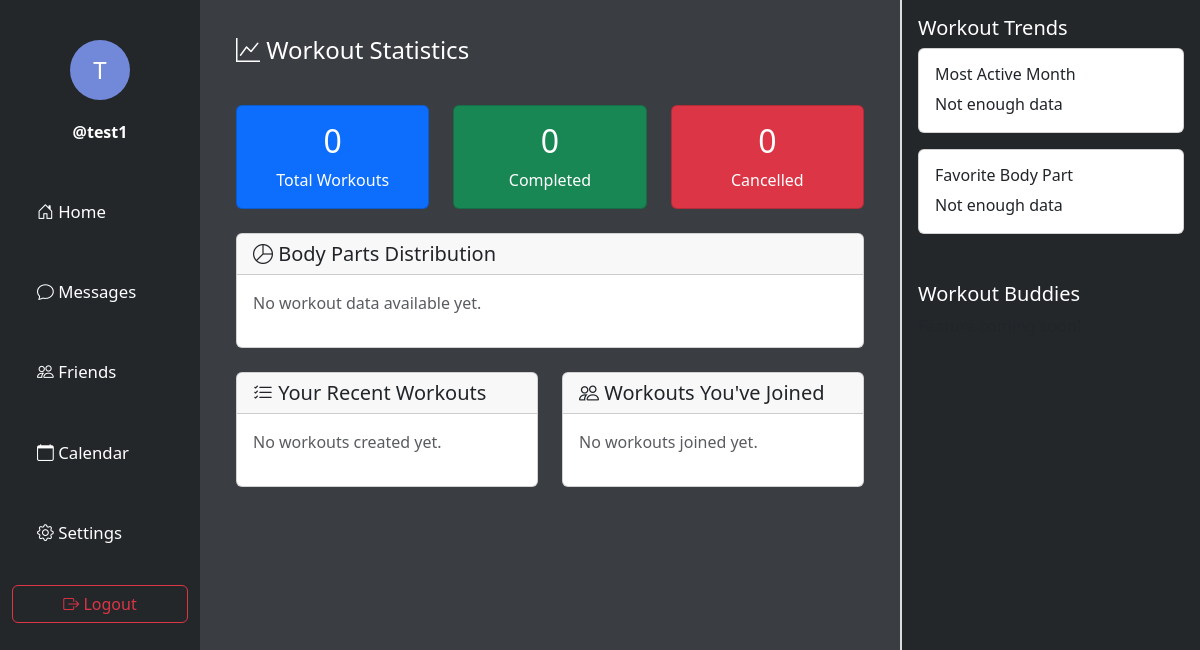
/stats/ (signed in), run on an earlier commit of the app's database.
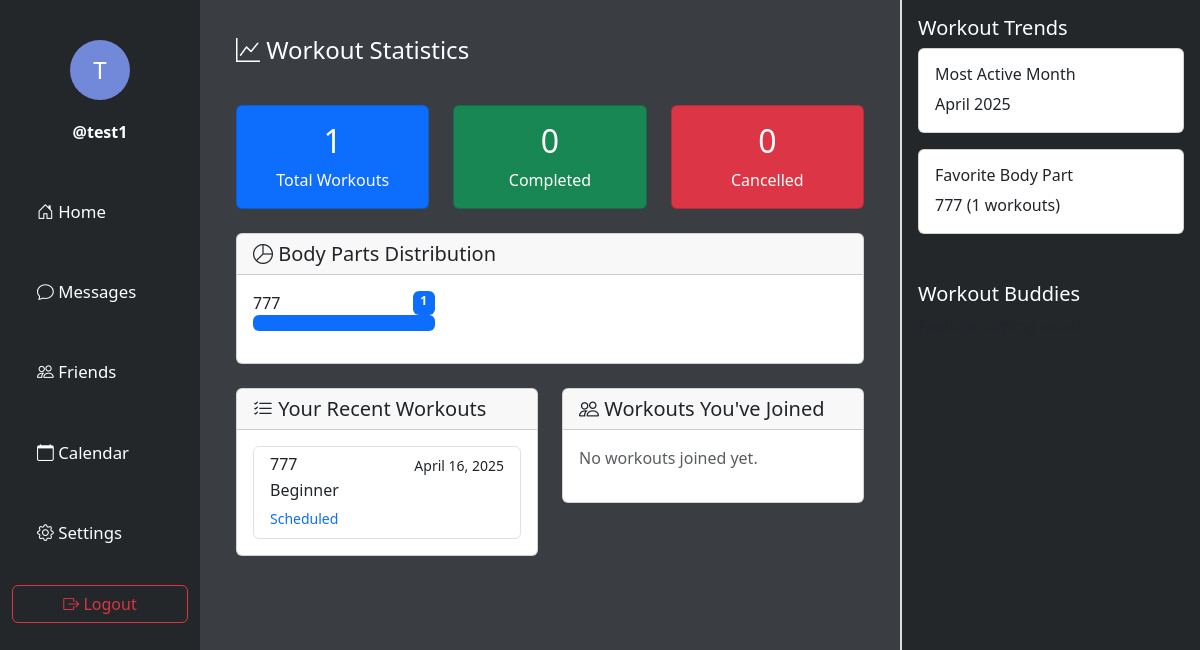
And on a later commit of the database.
### main/models.py (models this page shows, shortened)
class WorkoutRequest(models.Model):
    user = models.ForeignKey(settings.AUTH_USER_MODEL, on_delete=models.CASCADE, related_name="workout_requests")
    date = models.DateField()
    time = models.TimeField()
    body_part = models.CharField(max_length=100)
    experience_level = models.CharField(max_length=50, choices=[('Beginner', 'Beginner'), ('Intermediate', 'Intermediate'), ('Advanced', 'Advanced')])
    max_participants = models.PositiveIntegerField(default=2, validators=[MinValueValidator(2)])
    current_participants = models.IntegerField(default=1)
    is_full = models.BooleanField(default=False)
    is_past = models.BooleanField(default=False)
    created_at = models.DateTimeField(auto_now_add=True)
    updating_participants = models.BooleanField(default=False)

### main/views.py (the view)
# urls.py: path('stats/', views.workout_stats, name='workout_stats'),
@login_required(login_url='login')
def workout_stats(request):
    created_workouts = WorkoutRequest.objects.filter(
        user=request.user
    ).order_by('-date')
    participated_workouts = WorkoutInvitation.objects.filter(
        receiver=request.user,
        status__in=['accepted', 'completed', 'cancelled']
    ).select_related('workout_request').order_by('-created_at')
    total_workouts = created_workouts.count() + participated_workouts.count()
    completed_created = created_workouts.filter(is_past=True).count()
    completed_participated = participated_workouts.filter(status='completed').count()
    total_completed = completed_created + completed_participated
    cancelled_created = WorkoutRequest.objects.filter(
        user=request.user,
        workout_invitations__status='cancelled'
    ).distinct().count()
    cancelled_participated = participated_workouts.filter(status='cancelled').count()
    total_cancelled = cancelled_created + cancelled_participated
    body_parts_data = {}
    for part in created_workouts.values('body_part').annotate(count=Count('body_part')):
        body_parts_data[part['body_part']] = part['count']
    for part in participated_workouts.values('workout_request__body_part').annotate(count=Count('workout_request__body_part')):
        part_name = part['workout_request__body_part']
        if part_name:
            body_parts_data[part_name] = body_parts_data.get(part_name, 0) + part['count']
    body_parts = [{"name": k, "count": v} for k, v in body_parts_data.items()]
    body_parts.sort(key=lambda x: x['count'], reverse=True)
    context = {
        'total_workouts': total_workouts,
        'total_completed': total_completed,
        'total_cancelled': total_cancelled,
        'body_parts': body_parts,
        'created_workouts': created_workouts[:10],  # Show the last 10 workouts
        'participated_workouts': participated_workouts[:10],  # Show the last 10 workouts
    }
    return render(request, 'stats.html', context)

### templates/stats.html (shortened to what the changed rows need)
<!DOCTYPE html>
{% extends 'main.html' %}
{% load static %}
{% block content %}
<div class="container-fluid">
    <div class="row">
        <div class="col-7 center-column">
            <div class="p-3">
                <div class="row mb-4">
                    <div class="col-md-4">
                        <div class="card bg-primary text-white">
                            <div class="card-body text-center">
                                <h2 class="card-title">{{ total_workouts }}</h2>
                                <p class="card-text">Total Workouts</p>
                            </div>
                        </div>
                    </div>
                    <div class="col-md-4">
                        <div class="card bg-success text-white">
                            <div class="card-body text-center">
                                <h2 class="card-title">{{ total_completed }}</h2>
                            </div>
                        </div>
                    </div>
                    <div class="col-md-4">
                        <div class="card bg-danger text-white">
                            <div class="card-body text-center">
                                <h2 class="card-title">{{ total_cancelled }}</h2>
                            </div>
                        </div>
                    </div>
                </div>
                <div class="row mb-4">
                    <div class="col-12">
                        <div class="card">
                            <div class="card-body">
                                {% if body_parts %}
                                    <div class="row">
                                        {% for part in body_parts %}
                                            <div class="col-md-4 mb-3">
                                                <div class="d-flex justify-content-between">
                                                    <span>{{ part.name }}</span>
                                                    <span class="badge bg-primary">{{ part.count }}</span>
                                                </div>
                                                <div class="progress">
                                                    <div class="progress-bar" role="progressbar"
                                                         style="width: {% widthratio part.count total_workouts 100 %}%"
                                                         aria-valuenow="{{ part.count }}" aria-valuemin="0"
                                                         aria-valuemax="{{ total_workouts }}">
                                                    </div>
                                                </div>
                                            </div>
                                        {% endfor %}
                                    </div>
                                {% else %}
                                    <p class="text-muted">No workout data available yet.</p>
                                {% endif %}
                            </div>
                        </div>
                    </div>
                </div>
                <div class="row">
                    <div class="col-md-6">
                        <div class="card mb-4">
                            <div class="card-body">
                                <div class="list-group">
                                    {% for workout in created_workouts %}
                                        <div class="list-group-item list-group-item-action">
                                            <div class="d-flex justify-content-between">
                                                <h6 class="mb-1">{{ workout.body_part }}</h6>
                                                <small>{{ workout.date }}</small>
                                            </div>
                                            <p class="mb-1">{{ workout.experience_level }}</p>
                                            <small class="text-muted">
                                                {% if workout.is_past %}
                                                    <span class="text-success">Completed</span>
                                                {% else %}
                                                    <span class="text-primary">Scheduled</span>
                                                {% endif %}
                                            </small>
                                        </div>
                                    {% empty %}
                                        <p class="text-muted">No workouts created yet.</p>
                                    {% endfor %}
                                </div>
                            </div>
                        </div>
                    </div>
                </div>
            </div>
        </div>
        <div class="col-3 right-column">
            <div class="right-top p-3">
                <div class="card mb-3">
                    <div class="card-body">
                        <h6 class="card-title">Most Active Month</h6>
                        <p class="card-text">
                            {% if total_workouts > 0 %}
                                April 2025
                            {% else %}
                                Not enough data
                            {% endif %}
                        </p>
                    </div>
                </div>
                <div class="card mb-3">
                    <div class="card-body">
                        <h6 class="card-title">Favorite Body Part</h6>
                        <p class="card-text">
                            {% if body_parts %}
                                {{ body_parts.0.name }} ({{ body_parts.0.count }} workouts)
                            {% else %}
                                Not enough data
                            {% endif %}
                        </p>
                    </div>
                </div>
            </div>
        </div>
    </div>
</div>
{% endblock %}

What changed in the data, as far as the page shows it:
added WorkoutRequest: body_part "777", date "April 16, 2025", experience_level "Beginner", is_past "Scheduled"
Also different on the page:
{{ total_workouts }}: "0" → "1"
{{ body_parts.0.name }}: (not shown) → "777"
{{ body_parts.0.count }}: (not shown) → "1"
new list line: "777 1"
text no longer shown: "No workout data available yet. No workouts created yet. Not enough data Not enough data"
text now shown: "April 2025 ( workouts)"
